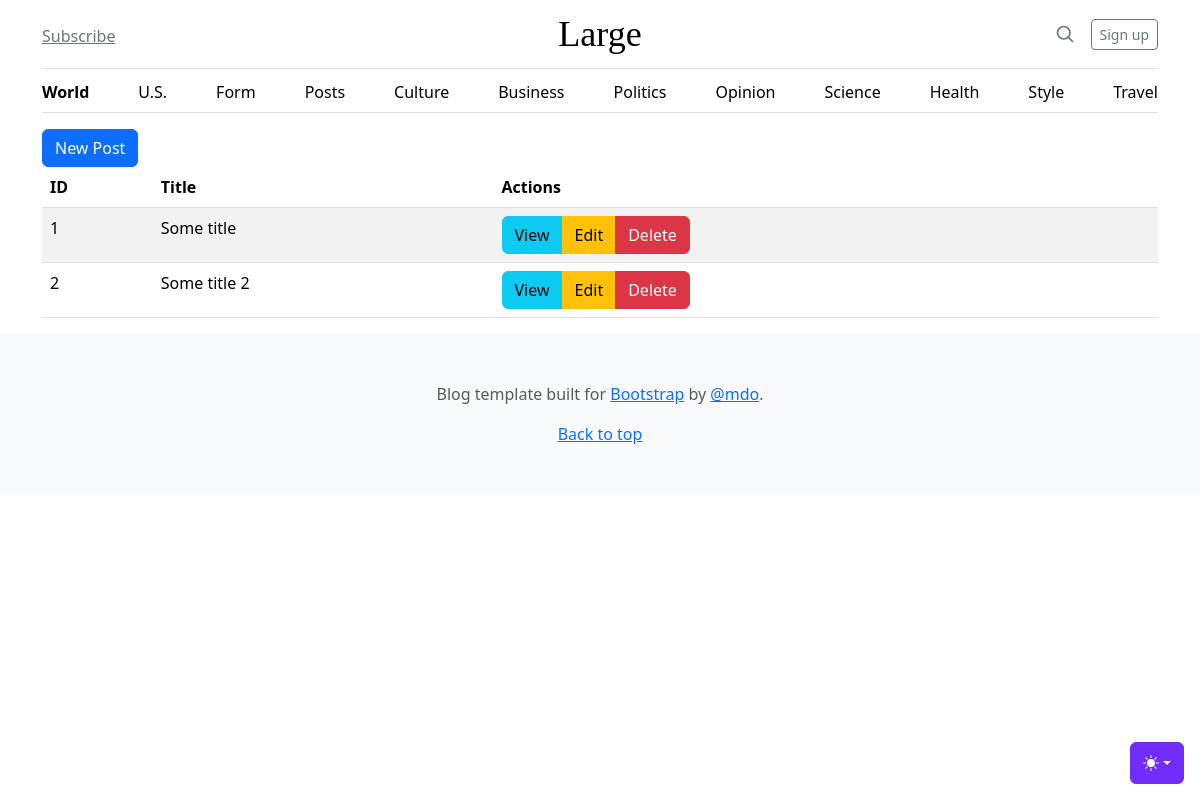
Page /posts on the earlier database version.
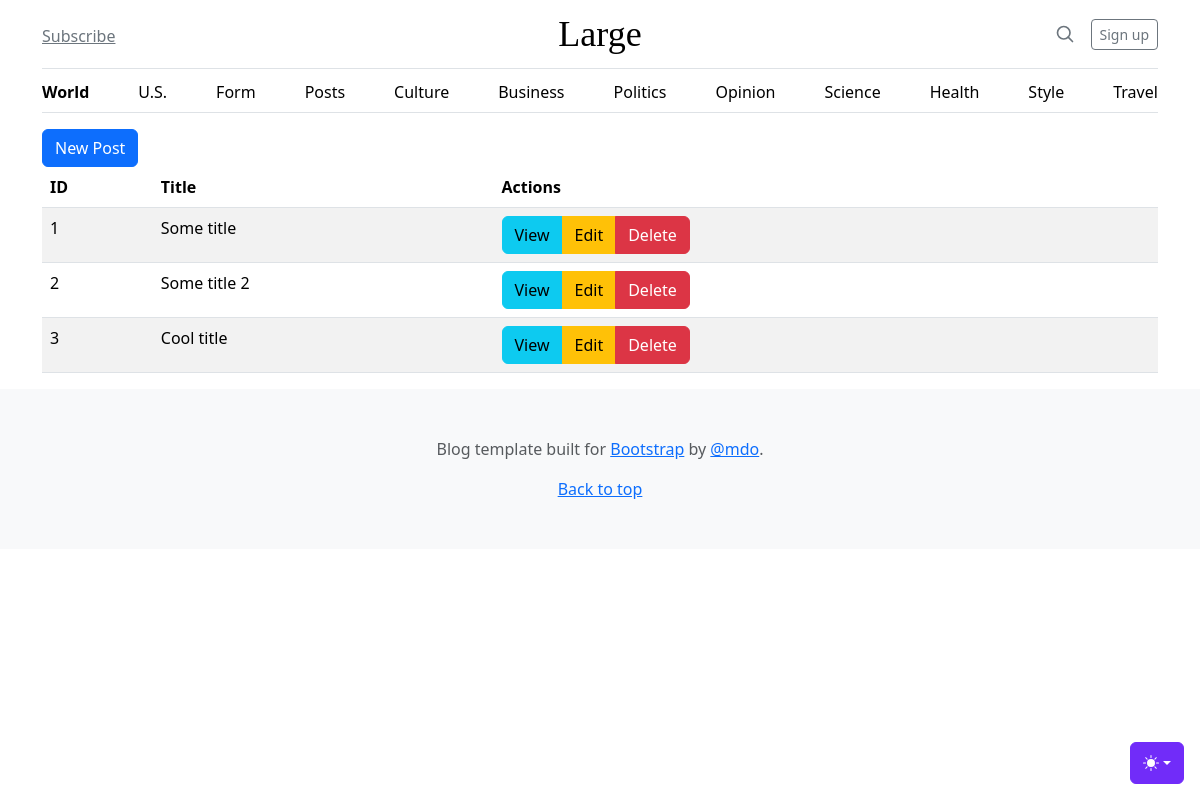
Same page on the later database version.
### tables this page shows
CREATE TABLE posts
(
    id    integer
        constraint posts_pk
            primary key autoincrement,
    title text not null,
    body  text
);

### src/Router.php (called while the page is built, shortened)
<?php
class Router {
    private static $routes = [];
    private $path;
    private $method;
    public function __construct($path, $method)
    {
        $this->path = parse_url($path, PHP_URL_PATH);
        $this->method = $method;
    }
    public function match() {
        foreach(self::$routes as $route) {
            if($route['path'] === $this->path && $route['method'] === $this->method){
                return $route;
            }
        }
        return false;
    }
    public static function addRoute($method, $path, $action) {
        self::$routes[] = ['method' => $method, 'path' => $path, 'action' => $action];
    }
}

### helpers.php (called while the page is built, shortened)
<?php
function view($viewName, $variables=[]) {
    extract($variables);
    include __DIR__ . "/views/$viewName.php";
}

### src/Controllers/PostsController.php (called while the page is built, shortened)
<?php
class PostsController
{
    public function index()
    {
        $posts = Post::all();
        view('posts/index', compact('posts'));
    }
}

### src/DB.php (called while the page is built, shortened)
<?php
class DB {
    private $conn;
    public function __construct()
    {
        try {
            $this->conn = new PDO("sqlite:db.sqlite");
            $this->conn->setAttribute(PDO::ATTR_ERRMODE, PDO::ERRMODE_EXCEPTION);
        } catch (PDOException $e) {
            echo "Connection failed: " . $e->getMessage();
        }
    }
    public function all($table, $class) {
        $stmt = $this->conn->prepare("SELECT * FROM $table");
        $stmt->execute();
        $stmt->setFetchMode(PDO::FETCH_CLASS, $class);
        return $stmt->fetchAll();
    }
}

### src/Models/Model.php (called while the page is built, shortened)
<?php
abstract class Model {
    public static $table;
    public static function all(){
        $db = new DB();
        return $db->all(static::$table, static::class);
    }
}

### views/posts/index.php (the view)
<?php include __DIR__ . '/../partials/header.php'; ?>
<main class="container">
    <a class="btn btn-primary" href="/posts/create">New Post</a>
    <table class="table table-striped table-hover">
        <thead>
            <th>ID</th>
            <th>Title</th>
            <th>Actions</th>
        </thead>
        <tbody>
            <?php foreach($posts as $post): ?>
                <tr>
                    <td><?=$post->id?></td>
                    <td><?=$post->title?></td>
                    <td>
                        <div class="btn-group" role="group" aria-label="Basic example">
                            <a class="btn btn-info">View</a>
                            <a class="btn btn-warning">Edit</a>
                            <a class="btn btn-danger">Delete</a>
                        </div>
                    </td>
                </tr>
            <?php endforeach; ?>
        </tbody>
    </table>
</main>
<?php include __DIR__ . '/../partials/footer.php'; ?>

### public/index.php (shortened to what this page needs)
<?php
spl_autoload_register(function ($class) {
    $class = substr($class, 4);
});
require __DIR__ . '/../helpers.php';
$router = new App\Router($_SERVER['REQUEST_URI'], $_SERVER['REQUEST_METHOD']);
$match = $router->match();
if($match){
    if(is_callable($match['action'])){
        call_user_func($match['action']);
    } else if (is_array($match['action'])) {
        $controller = new $class();
        $method = $match['action'][1];
        $controller->$method();
    }
} else {
    echo '<img src="https://http.cat/404">';
}

### views/partials/header.php (shortened to what this page needs)
<!doctype html>
<html lang="en" data-bs-theme="auto">
<head>
    <link href="/assets/dist/css/bootstrap.min.css" rel="stylesheet" />
    <link href="/blog.css" rel="stylesheet" />
</head>
<body>
<?php include __DIR__ . '/theme-selector.php'; ?>
<?php include __DIR__ . '/nav.php'; ?>

### views/partials/theme-selector.php (shortened to what this page needs)
<div
  class="dropdown position-fixed bottom-0 end-0 mb-3 me-3 bd-mode-toggle"
>
  <button
    class="btn btn-bd-primary py-2 dropdown-toggle d-flex align-items-center"
    id="bd-theme"
    type="button"
    aria-expanded="false"
    data-bs-toggle="dropdown"
    aria-label="Toggle theme (auto)"
  >
    <svg class="bi my-1 theme-icon-active" aria-hidden="true">
      <use href="#circle-half"></use>
    </svg>
  </button>
</div>

### views/partials/nav.php (shortened to what this page needs)
<div class="container">
    <header class="border-bottom lh-1 py-3">
        <div class="row flex-nowrap justify-content-between align-items-center">
            <div class="col-4 pt-1">
                <a class="link-secondary" href="#">Subscribe</a>
            </div>
            <div class="col-4 text-center">
                <a
                    class="blog-header-logo text-body-emphasis text-decoration-none"
                    href="#">Large</a>
            </div>
            <div class="col-4 d-flex justify-content-end align-items-center">
                <a class="link-secondary" href="#" aria-label="Search">
                    <svg
                        xmlns="http://www.w3.org/2000/svg"
                        width="20"
                        height="20"
                        fill="none"
                        stroke="currentColor"
                        stroke-linecap="round"
                        stroke-linejoin="round"
                        stroke-width="2"
                        class="mx-3"
                        role="img"
                        viewBox="0 0 24 24">
                        <title>Search</title>
                        <circle cx="10.5" cy="10.5" r="7.5"></circle>
                        <path d="M21 21l-5.2-5.2"></path>
                    </svg>
                </a>
                <a class="btn btn-sm btn-outline-secondary" href="#">Sign up</a>
            </div>
        </div>
    </header>
    <div class="nav-scroller py-1 mb-3 border-bottom">
        <nav class="nav nav-underline justify-content-between">
            <a class="nav-item nav-link link-body-emphasis active" href="/">World</a>
            <a class="nav-item nav-link link-body-emphasis" href="/us">U.S.</a>
            <a class="nav-item nav-link link-body-emphasis" href="/form">Form</a>
            <a class="nav-item nav-link link-body-emphasis" href="/posts">Posts</a>
            <a class="nav-item nav-link link-body-emphasis" href="#">Culture</a>
            <a class="nav-item nav-link link-body-emphasis" href="#">Business</a>
            <a class="nav-item nav-link link-body-emphasis" href="#">Politics</a>
            <a class="nav-item nav-link link-body-emphasis" href="#">Opinion</a>
            <a class="nav-item nav-link link-body-emphasis" href="#">Science</a>
            <a class="nav-item nav-link link-body-emphasis" href="#">Health</a>
            <a class="nav-item nav-link link-body-emphasis" href="#">Style</a>
            <a class="nav-item nav-link link-body-emphasis" href="#">Travel</a>
        </nav>
    </div>
</div>

### views/partials/footer.php (shortened to what this page needs)
    <footer class="py-5 text-center text-body-secondary bg-body-tertiary">
      <p>
        Blog template built for
        <a href="https://getbootstrap.com/">Bootstrap</a> by
        <a href="https://twitter.com/mdo">@mdo</a>.
      </p>
      <p class="mb-0"><a href="#">Back to top</a></p>
    </footer>
  </body>
</html>

### public/blog.css (style rules this page uses)
.blog-header-logo { font-family: "Playfair Display", Georgia, "Times New Roman", serif; font-size: 2.25rem; }
.bi { vertical-align: -0.125em; fill: currentColor; }
.nav-scroller { position: relative; z-index: 2; height: 2.75rem; overflow-y: hidden; }
.nav-scroller .nav { display: flex; flex-wrap: nowrap; padding-bottom: 1rem; margin-top: -1px; overflow-x: auto; text-align: center; white-space: nowrap; -webkit-overflow-scrolling: touch; }
.btn-bd-primary { --bd-violet-bg: #712cf9; --bd-violet-rgb: 112.520718, 44.062154, 249.437846; --bs-btn-font-weight: 600; --bs-btn-color: var(--bs-white); --bs-btn-bg: var(--bd-violet-bg); --bs-btn-border-color: var(--bd-violet-bg); --bs-btn-hover-color: var(--bs-white); --bs-btn-hover-bg: #6528e0; --bs-btn-hover-border-color: #6528e0; --bs-btn-focus-shadow-rgb: var(--bd-violet-rgb); --bs-btn-active-color: var(--bs-btn-hover-color); --bs-btn-active-bg: #5a23c8; --bs-btn-active-border-color: #5a23c8; }
.bd-mode-toggle { z-index: 1500; }
.bd-mode-toggle .bi { width: 1em; height: 1em; }

Differences in the rows shown:
added posts: id "3", title "Cool title"
